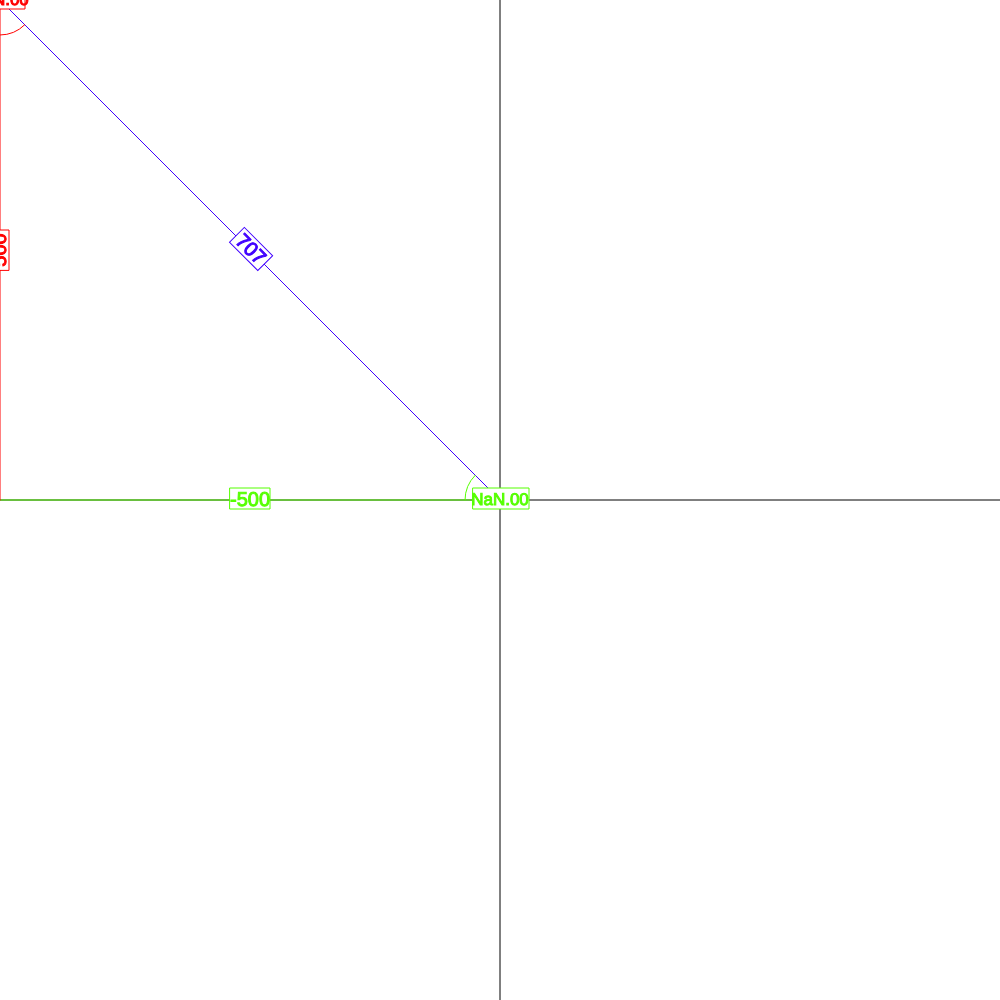
Frame 1 (no input)
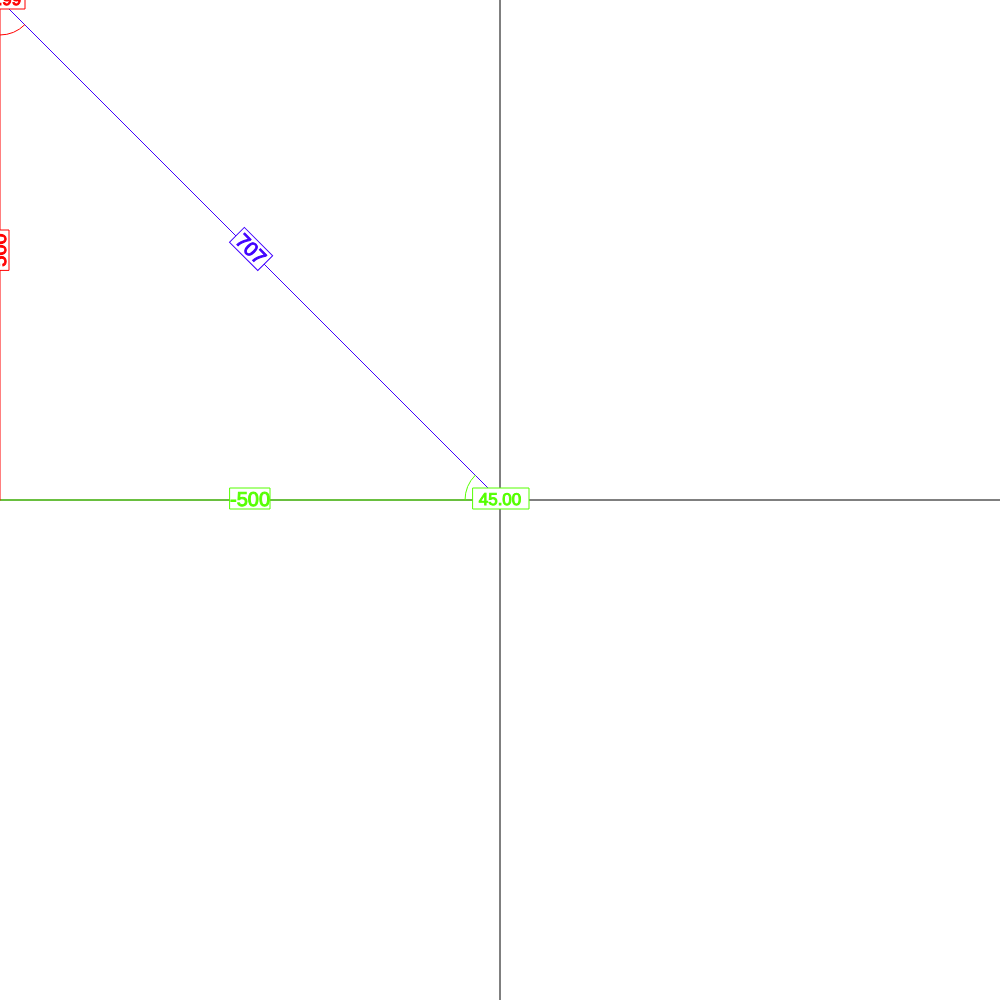
Frame 60 (no input)
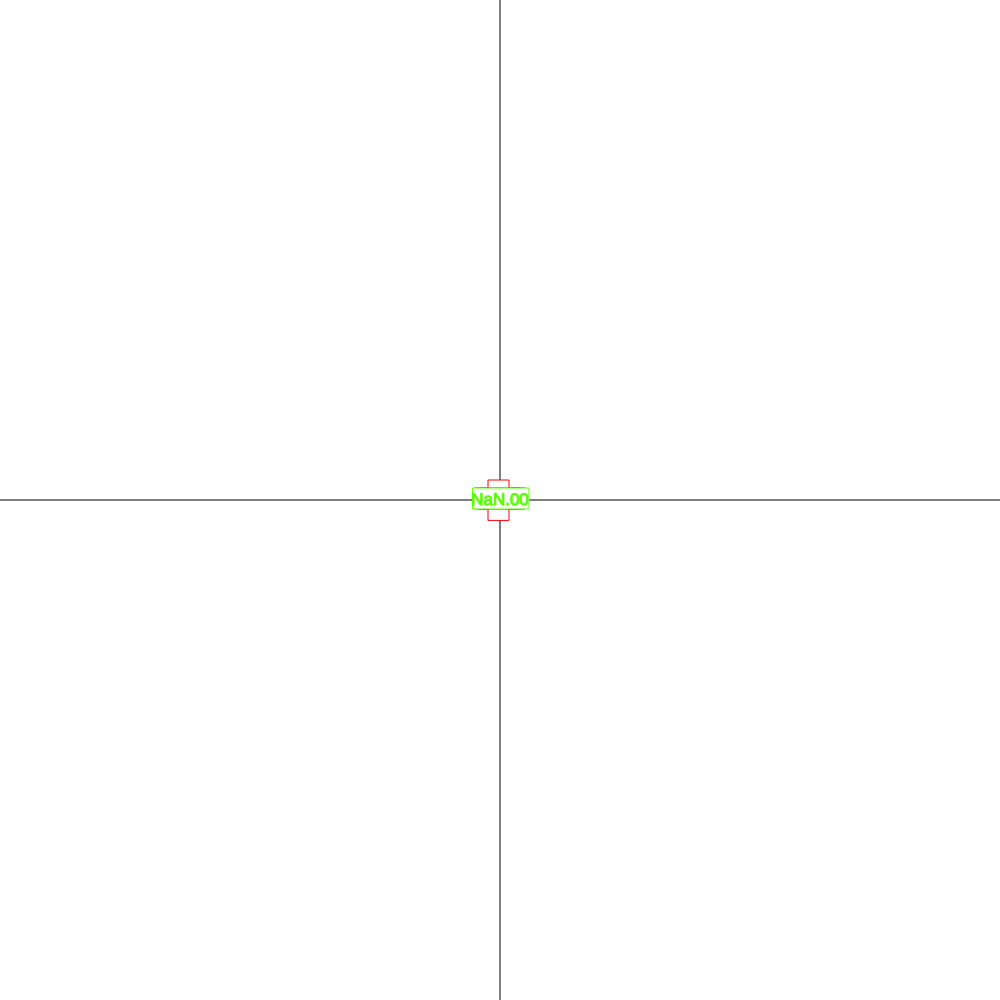
Frame 120 (the mouse pressed at the canvas centre since frame 60)

The p5.js sketch that drew these frames (run headless with seeded random() and noise() and a simulated clock; from frame 60 on, the mouse is pressed at the canvas centre):

// p5.js sketch
// ── sketch.js
let xCirc, yCirc, hCirc;
let xDist, yDist, hDist;
let hAng;
let angM, angO;

function setup() {
  createCanvas(1000, 1000);
  colorMode(HSB);
  textAlign(CENTER, CENTER);
  textSize(20);
  angleMode(DEGREES);
}

function draw() {
  background(255);
  stroke(0);
  line(width/2, height, width/2, 0);
  line(width, height/2, 0, height/2);
  
  drawLines();
  drawAngles();
  
  
}


function drawLines(){
  //Hypotenuse
  rotate(0);
  stroke(255, 255, 255);
  line(width/2, height/2, mouseX, mouseY);
  hDist = dist(width/2, height/2, mouseX, mouseY);
  hCirc = p5.Vector.lerp(createVector(mouseX, mouseY), createVector(width/2, height/2), 0.5);
  push();
  hAng = atan((mouseY - height/2) / (mouseX - width/2));
  translate(hCirc.x, hCirc.y);
  rotate(hAng);
  fill(255);
  rect (-20, -12, 40, 21);
  fill(255, 255, 255);
  text(nfc(hDist, 0), 0, 0);
  pop();
  
  //X-Axis
  stroke(100, 255, 255);
  line(mouseX, height/2, width/2, height/2);
  xDist = mouseX - width/2;
  xCirc = p5.Vector.lerp(createVector(mouseX, height/2), createVector(width/2, height/2), 0.5);
  push();
  translate(xCirc.x, xCirc.y);
  fill(255);
  rect (-20, -12, 40, 21);
  fill(100, 255, 255);
  text(nfc(xDist, 0), 0, 0);
  pop();
  
  //Y-Axis
  stroke(0, 255, 255);
  line(mouseX, mouseY, mouseX, height/2);
  yDist = height/2 - mouseY;
  yCirc = p5.Vector.lerp(createVector(mouseX, mouseY), createVector(mouseX, height/2), 0.5);
  push();
  translate(yCirc.x, yCirc.y);
  rotate(270);
  fill(255);
  rect (-20, -12, 40, 21);
  fill(0, 255, 255);
  text(nfc(yDist, 0), 0, 0);
  pop();
}

function drawAngles(){
  //AngleM
  push();
  textSize(17);
  fill(255);
  rect (mouseX - 25, mouseY -12, 50, 21);
  fill(0, 255, 255);
  stroke(0, 255, 255);
  text(nfc(abs(angM), 2), mouseX, mouseY);
  angM = asin(xDist / hDist);
  noFill();
  translate(mouseX, mouseY);
  if(xDist / yDist > 0){
    rotate(180 - ((xDist / abs(xDist)) * 90));
    arc(0, 0, 70, 70, 0, 0 + abs(angM));
  }else{
    rotate(90 + ((xDist / abs(xDist)) * 90));
    arc(0, 0, 70, 70, 90 - abs(angM), 90);
  }
  pop();
  
  //AngleO
  push();
  stroke(100, 255, 255);
  rect (width/2 - 27, height/2 -12, 56, 21);
  fill(255);
  textSize(17);
  fill(100, 255, 255);
  text(nfc(abs(angO), 2), width/2, height/2);
  noFill();
  angO = acos(xDist / hDist);
  if (angO > 90){
    angO = 180 - angO;
  }
  translate(width/2, height/2);
  if(xDist / yDist > 0){
    rotate(90 - (xDist / abs(xDist)) * 90);
    arc(0, 0, 70, 70, -abs(angO), 0);
  }else{
    rotate(90 - (xDist / abs(xDist)) * 90);
    arc(0, 0, 70, 70, 0, abs(angO));
  }
  pop();
}
